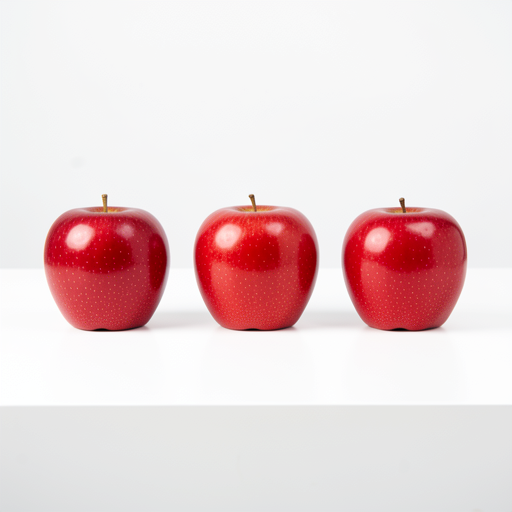

Python code for this plot:
import os,time,torch
os.environ['HF_HUB_OFFLINE']='1'; os.environ['TRANSFORMERS_OFFLINE']='1'
from diffusers import Flux2KleinPipeline
p='/home/hdd4/lpz/FLUX.2-klein-9B'
print('loading',flush=True); t=time.time()
pipe=Flux2KleinPipeline.from_pretrained(p,torch_dtype=torch.bfloat16,local_files_only=True)
pipe.enable_model_cpu_offload(gpu_id=3)
print('loaded',time.time()-t,flush=True)
g=torch.Generator(device='cuda:3').manual_seed(0)
out=pipe(prompt='A studio photo of exactly three red apples arranged in a row on a white table, each apple separate and fully visible.',width=512,height=512,num_inference_steps=4,guidance_scale=1.0,generator=g)
out.images[0].save('/home/lipz/Diffail/experiments/multi_subject_diagnosis/smoke_flux2.png')
print('done',time.time()-t,flush=True)
